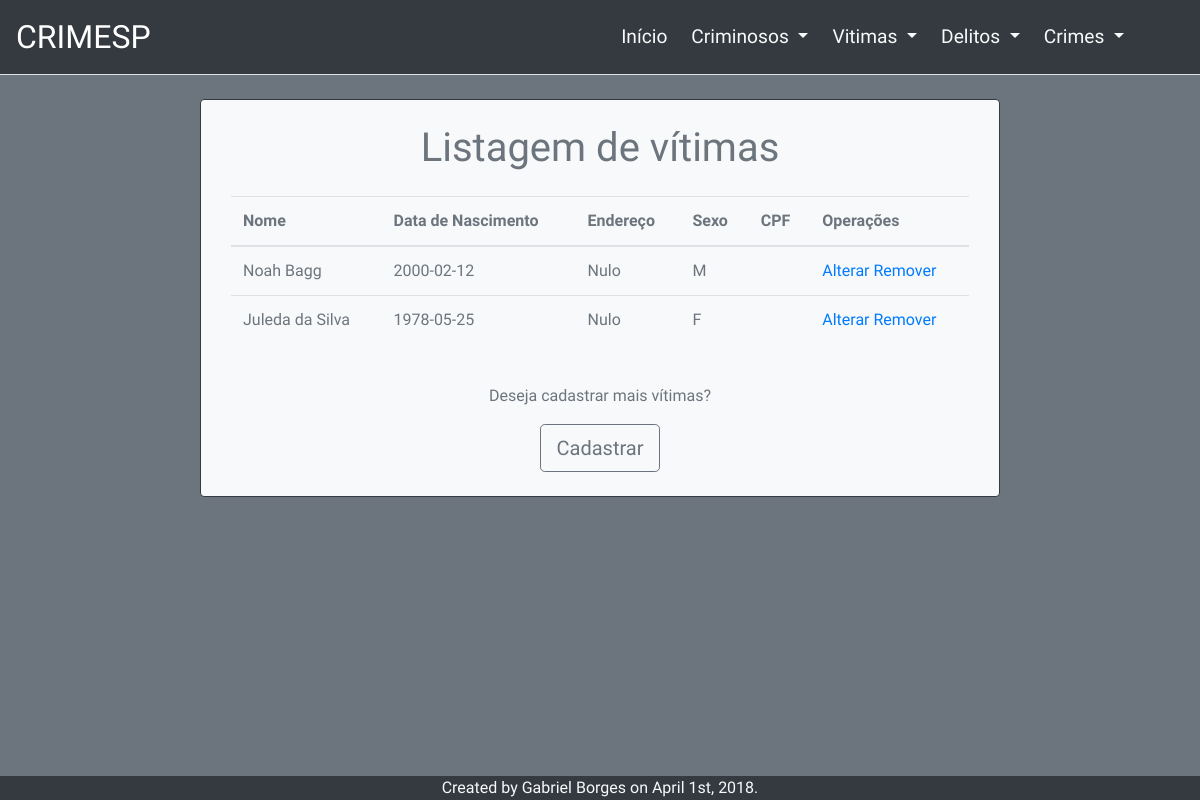
Page /listarVitimas.php on the earlier database version.
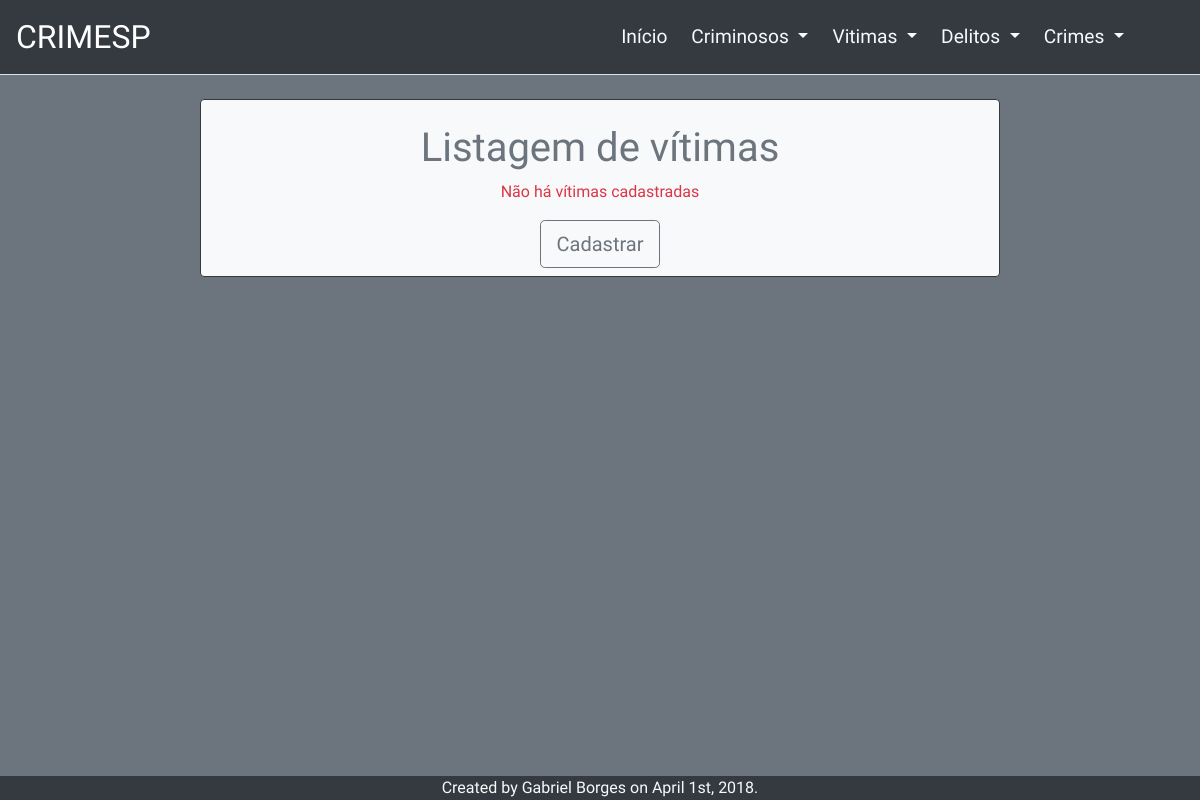
Same page on the later database version.
### tables this page shows
CREATE TABLE `vitima` (
  `id` int(11) NOT NULL,
  `nome` varchar(80) NOT NULL,
  `endereco` varchar(150) DEFAULT NULL,
  `dataNasc` date DEFAULT NULL,
  `sexo` char(1) NOT NULL,
  `cpf` varchar(11) DEFAULT NULL
);

### classes/ConexaoPDO.php (called while the page is built, shortened)
<?php
class ConexaoPDO {
    private $builderToExec, $likeBuilder;
    private $sql, $pdo, $linha, $query, $erro;
    public function getPdo() {
        return $this->pdo;
    }
    public function getQuery() {
        return $this->query;
    }
    public function getErro() {
        return $this->erro;
    }
    public function getBuilderToExec() {
        return $this->builderToExec;
    }
    public function setPdo($pdo) {
        $this->pdo = $pdo;
    }
    public function setQuery($query) {
        $this->query = $query;
    }
    public function setBuilderToExec($builder){
        $this->builderToExec = $builder;
    }
    public function setSelectBuilder($tabela, $tupla = null, $condition = null) {
        if (is_null($tupla)) {
            $selectBuilder = "SELECT * FROM $tabela";
        }
        if (!is_null($condition)) {
            for ($i = 0; $i < count($condition); $i++) {
                $selectBuilder .= " WHERE " . $condition[$i]['col'] . " = " . $condition[$i]['value'];
                if(!empty($condition[$i]['operator'])){
                    $selectBuilder .= " " . $condition[$i]['operator'];
                }
            }
        }
        else {
            $selectBuilder .= " ;";
        }
        $this->execBuilder($selectBuilder);
    }
    public function execBuilder($builder) {
        $pdo = $this->getPdo();
        $operation = $this->getBuilderToExec();
        switch($operation){
            case "update":
            case "select":
                try {
                    $query = $pdo->prepare($builder);
                    $query->execute();
                } catch (PDOException $e){
                    $this->setErro($e->getMessage());
                }
                break;
        }
    }
}

### classes/Vitima.php (called while the page is built, shortened)
<?php
require_once'classes\ConexaoPDO.php';
class Vitima{
	private $fields, $conexao;
    public function getConexao(){
        return $this->conexao;
    }
    public function setConexao($conexao){
        $this->conexao = $conexao;
    }
    public function listarVitima($campos = null, $where = null){
        $conexao = $this->getConexao();
        $tabela = "vitima";
        if(is_null($campos)){
            $campos = null;
        }
        if(is_null($where)){
            $where = null;
        }
        $conexao->setSelectBuilder($tabela, $campos, $where);
        if(!$conexao->getErro()){
            return $conexao->getQuery();
        }
    }
}

### listarVitimas.php (the view)
<?php
include 'header.php';
require_once 'classes/Vitima.php';
$vitm = new Vitima();
$query = $vitm->listarVitima();
if($vitm->getConexao()->getErro()){
    header("Location:index.php");
}else{
    $countVitm = $query->rowCount();
}
if($countVitm > 0){
    echo'
        <section class="container-fluid mt-4 mb-5">
            <div class="row">
                <div class="col-11 col-md-10 col-lg-8 mx-auto bg-light border border-2 border-dark rounded divForm text-secondary">
                    <h1 class="text-center mt-4 ">Listagem de vítimas</h1>
                    <div class="col-12 my-4 mx-auto table-responsive">
                        <table class="table table-hover">
                            <thead>
                                <tr>
                                    <th>Nome</th>
                                    <th>Data de Nascimento</th>
                                    <th>Endereço</th>
                                    <th>Sexo</th>
                                    <th>CPF</th>
                                    <th colspan="2">Operações</th>
                                </tr>
                            </thead>
                            <tbody>';
    $html = "";
    while($linha = $query->fetch(PDO::FETCH_ASSOC)){
        (isset($linha['endereco'])) ?: $linha['endereco'] = "Nulo";
        (isset($linha['cpf'])) ?: $linha['CPF'] = "Nulo";
        $html.='<tr>';
        $html.='<td>' . $linha['nome'] . '</td>';
        $html.='<td>' . $linha['dataNasc'] . '</td>';
        $html.='<td>' . $linha['endereco'] . '</td>';
        $html.='<td>' . $linha['sexo'] . '</td>';
        $html.='<td>' . $linha['cpf'] . '</td>';
        $html.='<td><a href="formVitimas.php?op=1&id='.$linha['id'].'">Alterar</a> <a href="formVitimas.php?op=2&id='.$linha['id'].'">Remover</a></td>';
        $html.='</tr>';
    }
    echo $html;
    echo'                   </tbody>
                        </table>
                    </div>
                    <div class="col-12 mx-auto text-center my-4">
                        <p class="text-secondary">Deseja cadastrar mais vítimas?</p>
                        <a class="btn btn-lg btn-outline-secondary" href="formVitimas.php">Cadastrar</a>
                    </div>
                </div>
            </div>
        </section>
    ';
}else{
    echo'
        <section class="container-fluid mt-4 mb-5">
            <div class="row">
                <div class="col-11 col-md-10 col-lg-8 mx-auto bg-light border border-2 border-dark rounded divForm text-secondary">
                    <h1 class="text-center mt-4 ">Listagem de vítimas</h1>
                    <div class="col-12 mx-auto text-center my-2">
                        <p class="text-danger">Não há vítimas cadastradas</p>
                        <a class="btn btn-lg btn-outline-secondary" href="formVitimas.php">Cadastrar</a>
                    </div>
                </div>
            </div>
        </section>';
}
?>
<?php include 'footer.php'?>

### header.php (shortened to what this page needs)
<!DOCTYPE html>
<html lang="pt-BR">
    <head>
        <link rel="stylesheet" href="https://stackpath.bootstrapcdn.com/bootstrap/4.1.1/css/bootstrap.min.css" type="text/css"/>
        <link rel="stylesheet" type="text/css" href="css/mainStyle.css" />
    </head>
    <body class="bg-secondary">
        <nav class="navbar navbar-expand-lg navbar-dark bg-dark border-bottom">
            <a class="navbar-brand" href="index.php">CRIMESP</a>
            <div class="collapse navbar-collapse" id="navbarList">
                <ul class="navbar-nav ml-auto px-2 pr-5">
                    <li class="nav-item px-1">
                        <a class="nav-link text-light" href="index.php">Início</a>
                    </li>
                    <li class="nav-item dropdown px-1">
                        <a class="nav-link dropdown-toggle text-light" href="#" id="dropCriminosos" data-toggle="dropdown" aria-haspopup="true" aria-expanded="false">
                            Criminosos
                        </a>
                    </li>
                    <li class="nav-item dropdown px-1">
                        <a class="nav-link dropdown-toggle text-light" href="#" id="dropVitimas" data-toggle="dropdown" aria-haspopup="true" aria-expanded="false">
                            Vitimas
                        </a>
                    </li>
                    <li class="nav-item dropdown px-1">
                        <a class="nav-link dropdown-toggle text-light" href="#" id="dropDelitos" data-toggle="dropdown" aria-haspopup="true" aria-expanded="false">
                            Delitos
                        </a>
                    </li>
                    <li class="nav-item dropdown px-1">
                        <a class="nav-link dropdown-toggle text-light" href="#" id="dropCrimes" data-toggle="dropdown" aria-haspopup="true" aria-expanded="false">
                            Crimes
                        </a>
                    </li>
                </ul>
            </div>
        </nav>

### footer.php (shortened to what this page needs)
        <section class="container-fluid fixed-bottom bg-dark" id="footer">
        	<div>
	        	<footer class="text-center text-light">
	        		Created by Gabriel Borges on April 1st, 2018.
	        	</footer>
        	</div>
        </section>
    </body>
</html>

### css/mainStyle.css (style rules this page uses)
.navbar-brand { font-size:2.0rem; }
.nav-item .nav-link { font-size:1.2rem; }
body { font-family: 'Exo 2', sans-serif; }
.divForm { display: none; }
#footer { font-size: 1.0rem; }

Differences in the rows shown:
removed vitima: nome "Noah Bagg", dataNasc "2000-02-12", endereco "Nulo", sexo "M"
removed vitima: nome "Juleda da Silva", dataNasc "1978-05-25", endereco "Nulo", sexo "F"
Other differences:
text no longer shown: "Nome Data de Nascimento Endereço Sexo CPF Operações Deseja cadastrar mais vítimas?"
text now shown: "Não há vítimas cadastradas"
